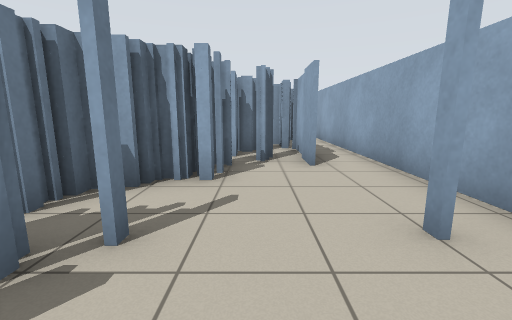
view 1 (above)

16 first-person views from a walk through a robot-simulator world made for Stage. The camera is 1 m above the floor, tilts 10° down and sees 90° across. Floor lines are 1 m apart. The floor is counted in squares, 1 m on a side. Each view is taken from the middle of a square. On the plan, view 1 faces up. The plan holds only what a view shows up to about 11 squares ahead; the rest is blank. Robots are left out.

view 2
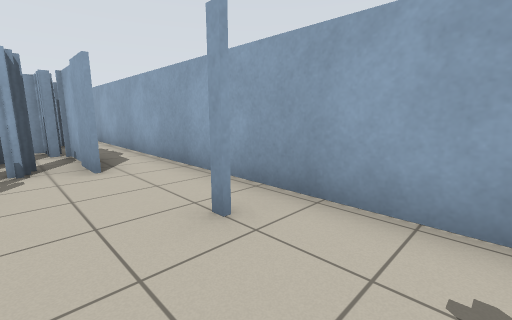

view 3
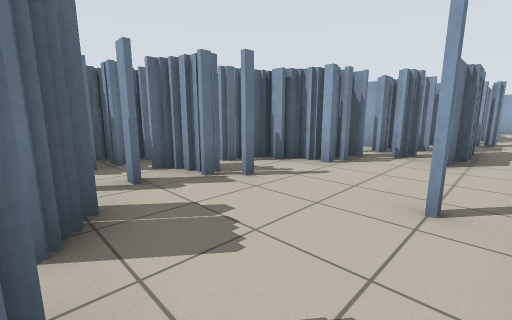

view 4
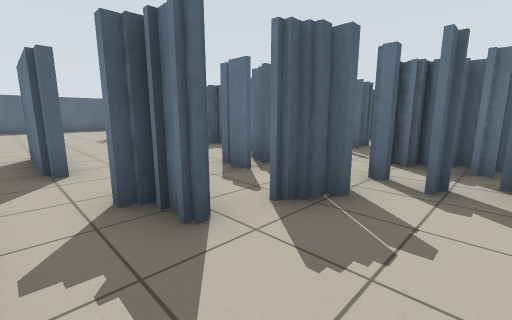

view 5
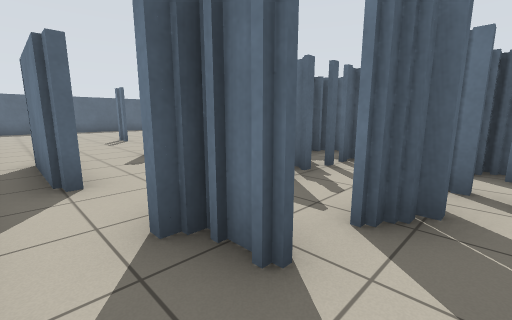

view 6
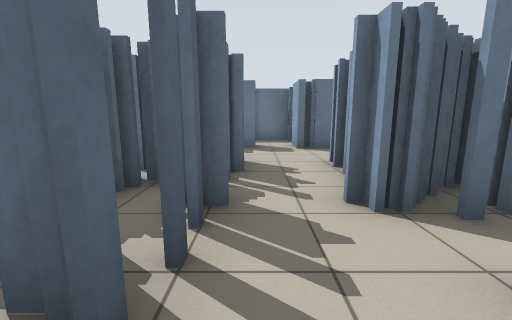

view 7
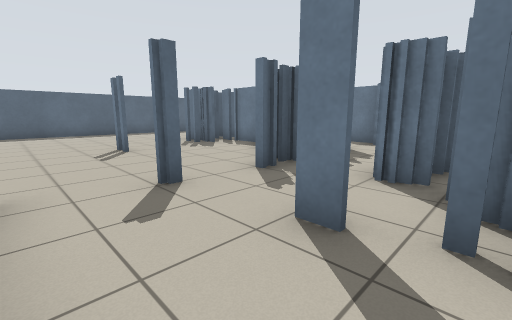

view 8
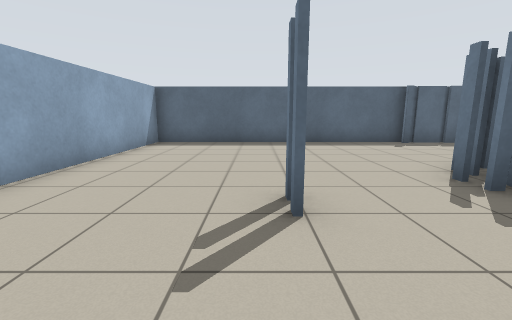

view 9
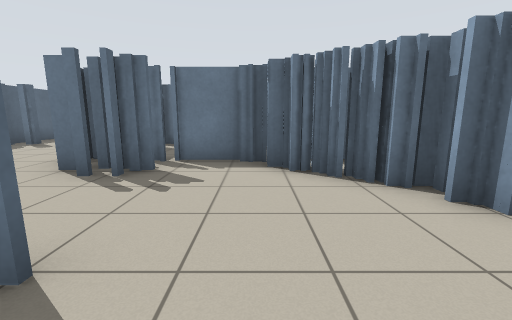

view 10
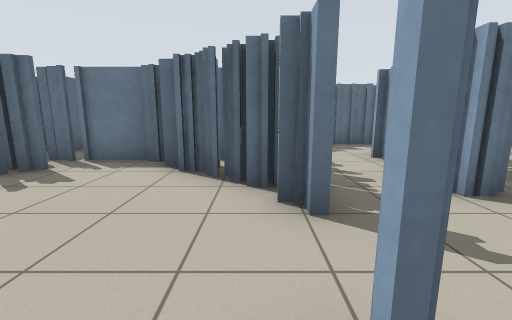

view 11
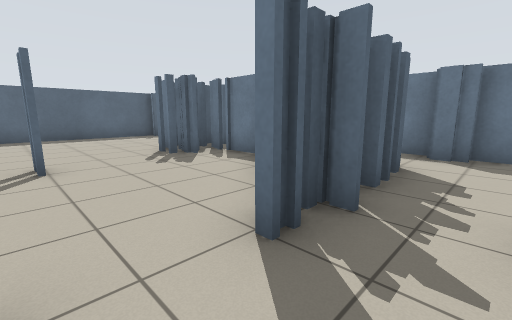

view 12
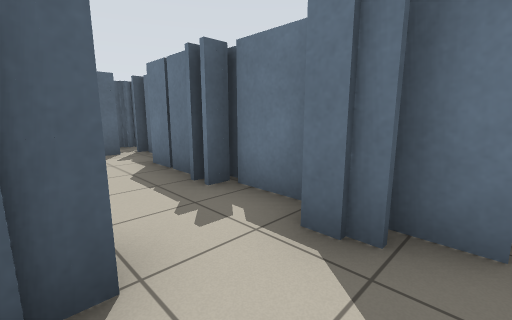

view 13
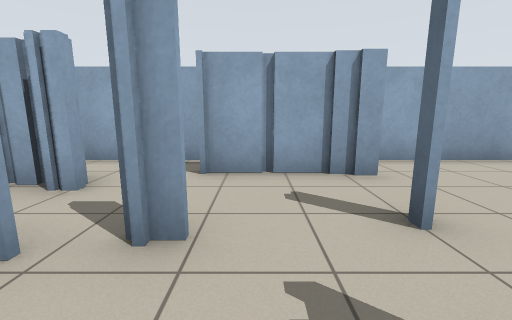

view 14
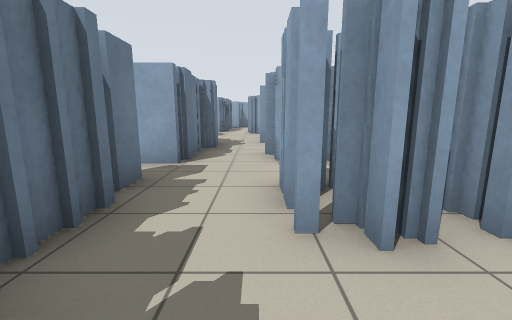

view 15
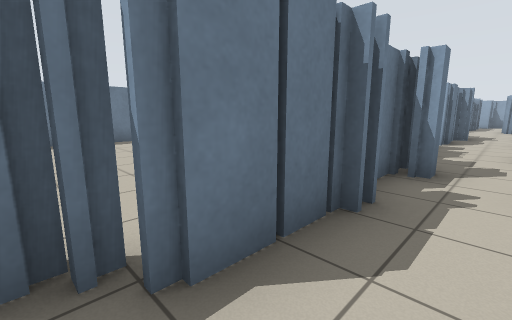

view 16
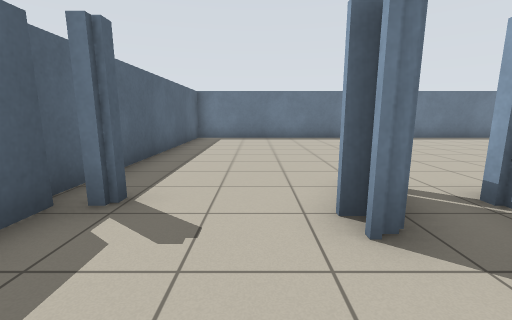

### Floor plan
Key: @ floor where view 1 was taken; # wall or solid block; x gap in a wall; . floor.
Columns run from 18 left of view 1 to 3 right of it. Each row starts with its distance up from view 1.
 13                    #.
 12                    #.
 11                     .#
 10                    #.#
  9                   ##.#
  8                    #.#
  7                   ##.#
  6                  ###.#
  5                  #...#
  4                ###...#
  3           #    #.....#
  2          ###   ##....#
  1          #.#####.....#
  0          #..###.##@..#
 -1        ###.......#x#.#
 -2        #.x.........#.#
 -3          #..######...#
 -4          #..####.#..##
 -5          #..........#
 -6  ..      ##...##.#..#
 -7 #...      #.###.....##
 -8 #.....   ##.###......#
 -9 # .....   #.##.......#
-10 #  .......#.#........#
-11      ....#..###..#...#
-12  ....  ..######......#
-13  ........x.###.......#
-14  ........##..........#
-15  ....................#
-16  ....................#
-17  ........###.........#
-18  #####################

Positions as (right, up) in squares from view 1, and headings:
1: (0, 0), facing up
2: (0, 0), facing up-right
3: (2, -1), facing up-left
4: (2, 1), facing down-left
5: (2, 0), facing down-left
6: (-1, -2), facing left
7: (1, -3), facing down-left
8: (-1, -8), facing down
9: (0, -9), facing left
10: (0, -7), facing left
11: (-1, -5), facing down-left
12: (-6, -5), facing down-left
13: (-3, -5), facing right
14: (-7, -6), facing up
15: (-7, -11), facing up-left
16: (-6, -15), facing left
